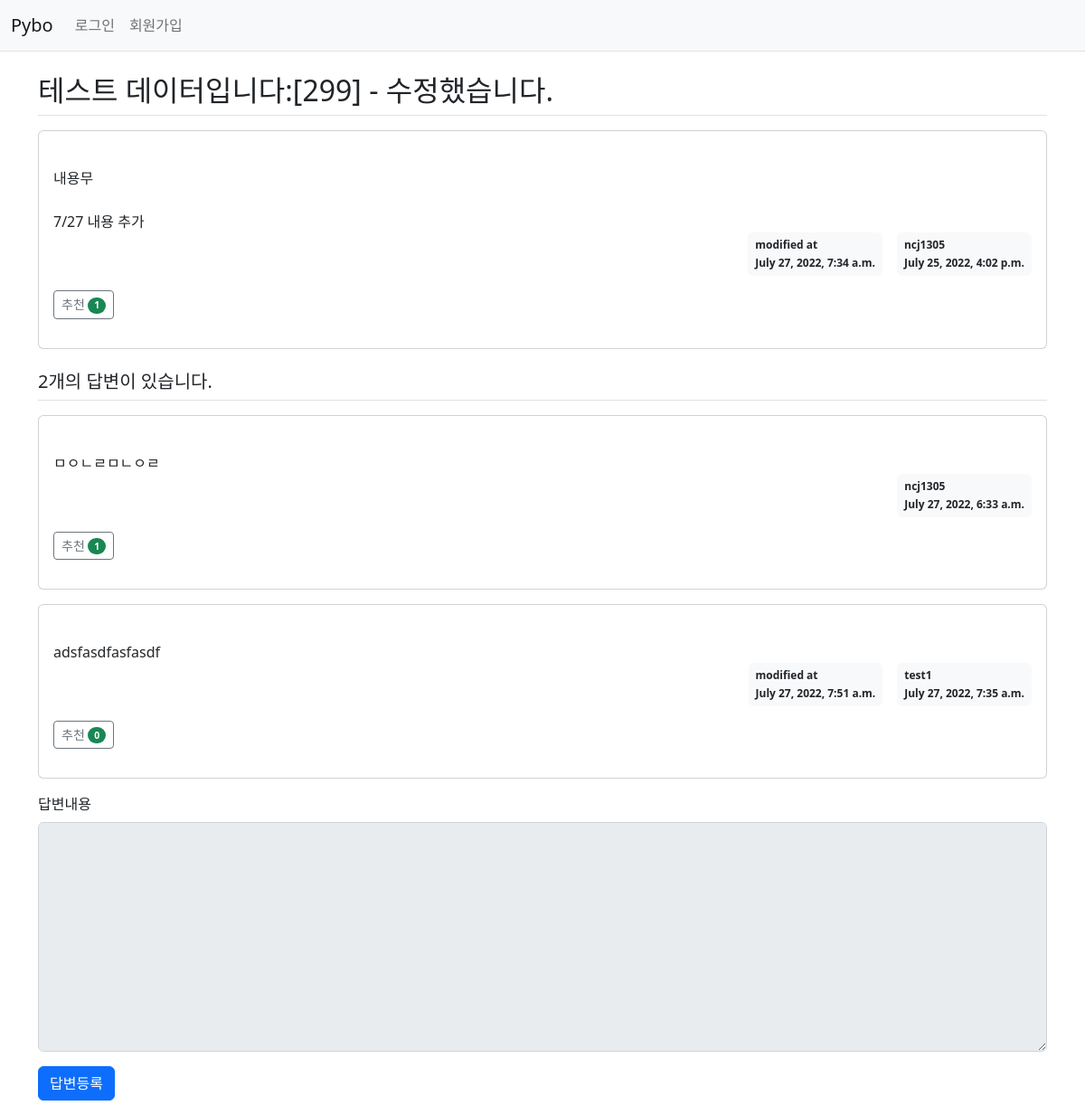
Page /pybo/305/ on the committed database.
### pybo/models.py (models this page shows, shortened)
class Question(models.Model):
    author = models.ForeignKey(User, on_delete=models.CASCADE, related_name='author_question')
    subject = models.CharField(max_length=200)
    content = models.TextField()
    create_date = models.DateTimeField()
    modify_date = models.DateTimeField(null=True, blank=True)
    voter = models.ManyToManyField(User, related_name='voter_question')  # 추천인 추가

class Answer(models.Model):
    author = models.ForeignKey(User, on_delete=models.CASCADE,  related_name='author_answer')
    question = models.ForeignKey(Question, on_delete=models.CASCADE)
    content = models.TextField()
    create_date = models.DateTimeField()
    modify_date = models.DateTimeField(null=True, blank=True)
    voter = models.ManyToManyField(User, related_name='voter_answer')

### pybo/views/base_views.py (the view)
def detail(request, question_id):
    question = get_object_or_404(Question, pk=question_id)
    context = {'question': question}
    return render(request, 'pybo/question_detail.html', context)

### templates/pybo/question_detail.html (shortened to what this page needs)
{% extends 'base.html' %}
{% block content %}
<div class="container my-3">
    <h2 class="border-bottom py-2">{{ question.subject }}</h2>
    <div class="card my-3">
        <div class="card-body">
            <div class="card-text" style="white-space: pre-line">
                {{ question.content }}
            </div>
            <div class="d-flex justify-content-end">
                {% if question.modify_date %}
                <div class="badge bg-light text-dark p-2 text-start mx-3">
                    <div class="mb-2">modified at</div>
                    <div>{{ question.modify_date }}</div>
                </div>
                {% endif %}
                <div class="badge bg-light text-dark p-2 text-start">
                    <div class="mb-2">{{ question.author.username }}</div>
                    <div>{{ question.create_date }}</div>
                </div>
            </div>
            <div class="my-3">
                <a href="javascript:void(0)" data-uri="{% url 'pybo:question_vote' question.id  %}"
                    class="recommend btn btn-sm btn-outline-secondary"> 추천
                <span class="badge rounded-pill bg-success">{{question.voter.count}}</span>
                </a>
            </div>
        </div>
    </div>
    <h5 class="border-bottom my-3 py-2">
        {{question.answer_set.count}}개의 답변이 있습니다.
    </h5>
    {% for answer in question.answer_set.all %}
    <div class="card my-3">
        <div class="card-body">
            <div class="card-text" style="white-space: pre-line">
                {{ answer.content }}
            </div>
            <div class="d-flex justify-content-end">
                {% if answer.modify_date %}
                <div class="badge bg-light text-dark p-2 text-start mx-3">
                    <div class="mb-2">modified at</div>
                    <div>{{ answer.modify_date }}</div>
                </div>
                {% endif %}
                <div class="badge bg-light text-dark p-2 text-start">
                    <div class="mb-2">{{ answer.author.username }}</div>
                    <div>{{ answer.create_date }}</div>
                </div>
            </div>
            <div class="my-3">
                <a href="javascript:void(0)" data-uri="{% url 'pybo:answer_vote' answer.id  %}"
                    class="recommend btn btn-sm btn-outline-secondary"> 추천
                     <span class="badge rounded-pill bg-success">{{answer.voter.count}}</span>
                </a>
            </div>
        </div>
    </div>
    {% endfor %}
    <form
        action="{% url 'pybo:answer_create' question.id %}"
        method="post"
        class="my-3"
    >
        <div class="mb-3">
            <label for="content" class="form-label">답변내용</label>
            <textarea
                {% if not user.is_authenticated %}disabled{% endif %}
                name="content"
                id="content"
                class="form-control"
                rows="10"
            ></textarea>
        </div>
        <input type="submit" value="답변등록" class="btn btn-primary" />
    </form>
</div>
{% endblock %}

### rows in the picture
Question: subject "테스트 데이터입니다:[299] - 수정했습니다.", content "내용무 7/27 내용 추가", modify_date "July 27, 2022, 7:34 a.m.", author.username "ncj1305", create_date "July 25, 2022, 4:02 p.m.", voter.count "1", answer_set.count "2"
Answer: content "ㅁㅇㄴㄹㅁㄴㅇㄹ", author.username "ncj1305", create_date "July 27, 2022, 6:33 a.m.", voter.count "1"
Answer: content "adsfasdfasfasdf", modify_date "July 27, 2022, 7:51 a.m.", author.username "test1", create_date "July 27, 2022, 7:35 a.m.", voter.count "0"
